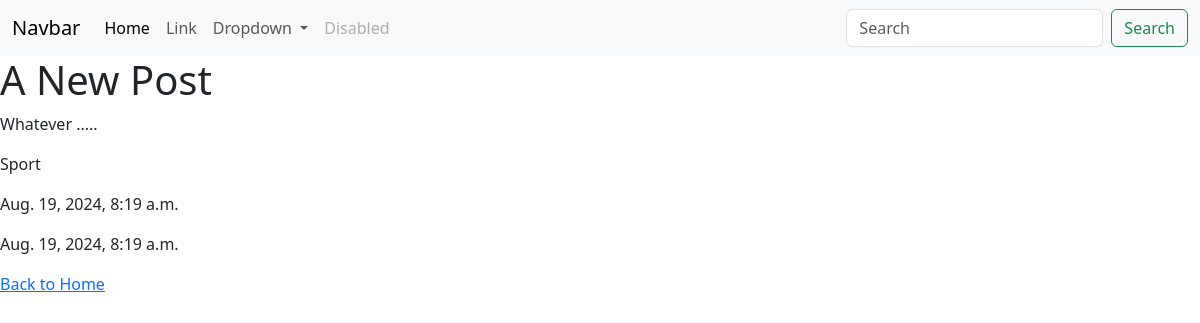
The app's page /post_detail/3/ with its own data.
### blog/models.py (models this page shows, shortened)
class Post(models.Model):
    title = models.CharField(max_length=100)
    content = models.TextField()
    category = models.ForeignKey(Category, on_delete=models.CASCADE)
    created_at = models.DateTimeField(auto_now_add=True)
    updated_at = models.DateTimeField(auto_now=True)

class Category(models.Model):
    name = models.CharField(max_length=100)
    def __str__(self):
        return self.name

### blog/views.py (the view)
class PostDetailView(DetailView):
    model = Post
    template_name = 'post_detail.html'

### templates/post_detail.html (shortened to what this page needs)
{% extends 'base.html' %}
{% block content %}
	<h1>{{ object.title }}</h1>
    <p>{{ object.content }}</p>
    <p>{{ object.category }}</p>
    <p>{{ object.created_at }}</p>
    <p>{{ object.updated_at }}</p>
    <a href="{% url 'home' %}">
        Back to Home
    </a>
{% endblock %}

### records on screen
Post: title "A New Post", content "Whatever .....", category "Sport", created_at "Aug. 19, 2024, 8:19 a.m.", updated_at "Aug. 19, 2024, 8:19 a.m."
